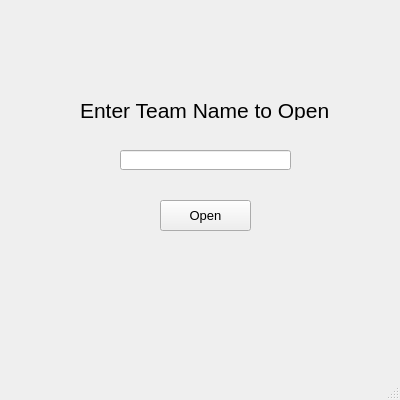
<?xml version="1.0" encoding="UTF-8"?>
<ui version="4.0">
 <class>MainWindow</class>
 <widget class="QMainWindow" name="MainWindow">
  <property name="geometry">
   <rect>
    <x>0</x>
    <y>0</y>
    <width>400</width>
    <height>400</height>
   </rect>
  </property>
  <property name="windowTitle">
   <string>MainWindow</string>
  </property>
  <widget class="QWidget" name="centralwidget">
   <widget class="QLabel" name="openLabel">
    <property name="geometry">
     <rect>
      <x>80</x>
      <y>100</y>
      <width>260</width>
      <height>20</height>
     </rect>
    </property>
    <property name="font">
     <font>
      <pointsize>16</pointsize>
     </font>
    </property>
    <property name="text">
     <string>Enter Team Name to Open</string>
    </property>
   </widget>
   <widget class="QLineEdit" name="openInput">
    <property name="geometry">
     <rect>
      <x>120</x>
      <y>150</y>
      <width>171</width>
      <height>20</height>
     </rect>
    </property>
   </widget>
   <widget class="QPushButton" name="openButton">
    <property name="geometry">
     <rect>
      <x>160</x>
      <y>200</y>
      <width>91</width>
      <height>31</height>
     </rect>
    </property>
    <property name="font">
     <font>
      <pointsize>10</pointsize>
     </font>
    </property>
    <property name="text">
     <string>Open</string>
    </property>
   </widget>
  </widget>
  <widget class="QMenuBar" name="menubar">
   <property name="geometry">
    <rect>
     <x>0</x>
     <y>0</y>
     <width>400</width>
     <height>25</height>
    </rect>
   </property>
  </widget>
  <widget class="QStatusBar" name="statusbar"/>
 </widget>
 <resources/>
 <connections/>
</ui>
